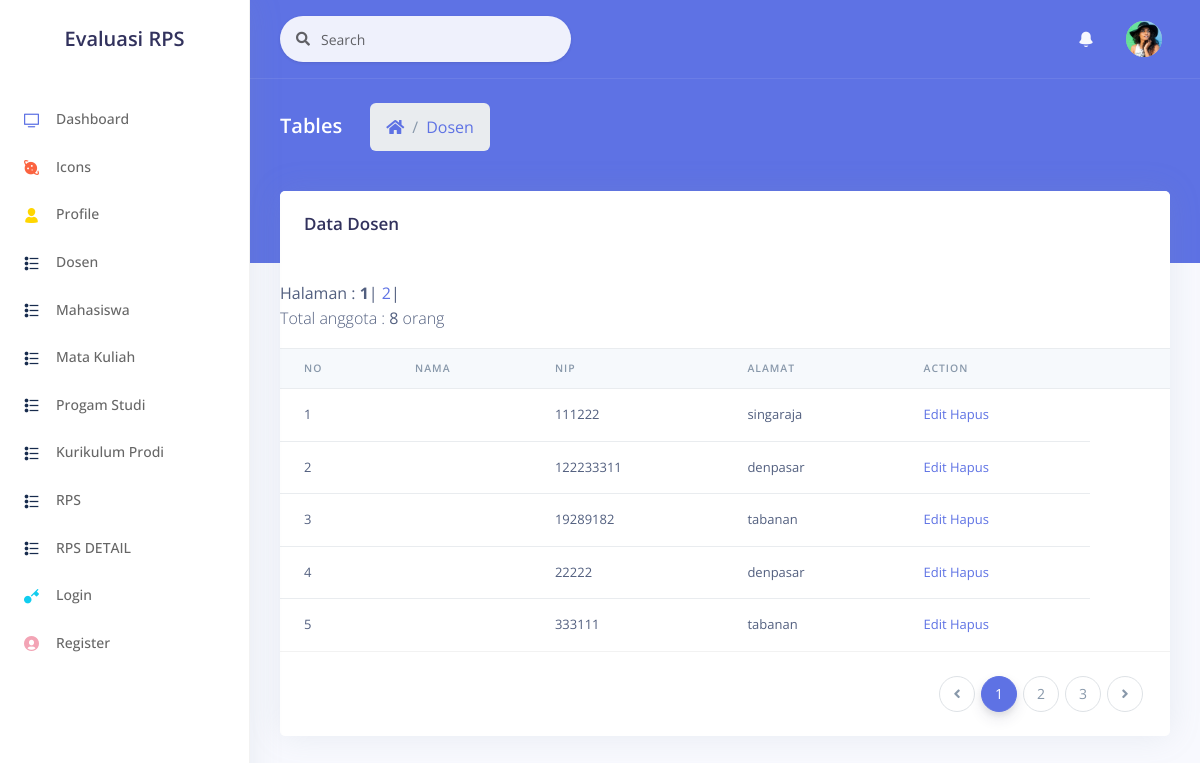
/examples/tables.php, run on the app's committed database.
### tables this page shows
CREATE TABLE `dosen` (
  `nip` varchar(25) NOT NULL,
  `nidn` varchar(25) DEFAULT NULL,
  `namadosen` varchar(50) DEFAULT NULL,
  `alamat` varchar(50) DEFAULT NULL,
  `notelp` varchar(25) DEFAULT NULL,
  `userid` int(11) DEFAULT NULL,
  `kodeprodi` int(11) DEFAULT NULL
);

### examples/tables.php (the view, shortened to what this page needs)
<!DOCTYPE html>
<html>
<head>
  <link rel="stylesheet" href="../assets/vendor/nucleo/css/nucleo.css" type="text/css">
  <link rel="stylesheet" href="../assets/vendor/@fortawesome/fontawesome-free/css/all.min.css" type="text/css">
  <link rel="stylesheet" href="../assets/css/argon.css?v=1.2.0" type="text/css">
</head>
<body>
  <nav class="sidenav navbar navbar-vertical  fixed-left  navbar-expand-xs navbar-light bg-white" id="sidenav-main">
    <div class="scrollbar-inner">
      <div class="sidenav-header  align-items-center">
        <a class="navbar-brand" href="javascript:void(0)">
      <h2>Evaluasi RPS</h2>
        </a>
      </div>
      <div class="navbar-inner">
        <div class="collapse navbar-collapse" id="sidenav-collapse-main">
          <ul class="navbar-nav">
            <li class="nav-item">
              <a class="nav-link" href="dashboard.php">
                <i class="ni ni-tv-2 text-primary"></i>
                <span class="nav-link-text">Dashboard</span>
              </a>
            </li>
            <li class="nav-item">
              <a class="nav-link" href="icons.html">
                <i class="ni ni-planet text-orange"></i>
                <span class="nav-link-text">Icons</span>
              </a>
            </li>
            <li class="nav-item">
              <a class="nav-link" href="profile.html">
                <i class="ni ni-single-02 text-yellow"></i>
                <span class="nav-link-text">Profile</span>
              </a>
            </li>
            <li class="nav-item">
              <a class="nav-link" href="tables.php">
                <i class="ni ni-bullet-list-67 text-default"></i>
                <span class="nav-link-text">Dosen</span>
              </a>
            </li>
            <li class="nav-item">
              <a class="nav-link" href="Mahasiswa.php">
                <i class="ni ni-bullet-list-67 text-default"></i>
                <span class="nav-link-text">Mahasiswa</span>
              </a>
            </li>
            <li class="nav-item">
              <a class="nav-link" href="examples/matakuliah/matakuliah.php">
                <i class="ni ni-bullet-list-67 text-default"></i>
                <span class="nav-link-text">Mata Kuliah</span>
              </a>
            </li>
            <li class="nav-item">
              <a class="nav-link" href="examples/progamstudi/progamstudi.php">
                <i class="ni ni-bullet-list-67 text-default"></i>
                <span class="nav-link-text">Progam Studi</span>
              </a>
            </li>
            <li class="nav-item">
              <a class="nav-link" href="examples/kurikulumprodi/kurikulumprodi.php">
                <i class="ni ni-bullet-list-67 text-default"></i>
                <span class="nav-link-text">Kurikulum Prodi</span>
              </a>
            </li>
            <li class="nav-item">
              <a class="nav-link" href="examples/rps/rps.php">
                <i class="ni ni-bullet-list-67 text-default"></i>
                <span class="nav-link-text">RPS</span>
              </a>
            </li>
            <li class="nav-item">
              <a class="nav-link" href="examples/rpsdetail/rpsdetail.php">
                <i class="ni ni-bullet-list-67 text-default"></i>
                <span class="nav-link-text">RPS DETAIL</span>
              </a>
            </li>
            <li class="nav-item">
              <a class="nav-link" href="login.php">
                <i class="ni ni-key-25 text-info"></i>
                <span class="nav-link-text">Login</span>
              </a>
            </li>
            <li class="nav-item">
              <a class="nav-link" href="register.php">
                <i class="ni ni-circle-08 text-pink"></i>
                <span class="nav-link-text">Register</span>
              </a>
            </li>
          </ul>
        </div>
      </div>
    </div>
  </nav>
  <div class="main-content" id="panel">
    <nav class="navbar navbar-top navbar-expand navbar-dark bg-primary border-bottom">
      <div class="container-fluid">
        <div class="collapse navbar-collapse" id="navbarSupportedContent">
          <form class="navbar-search navbar-search-light form-inline mr-sm-3" id="navbar-search-main">
            <div class="form-group mb-0">
              <div class="input-group input-group-alternative input-group-merge">
                <div class="input-group-prepend">
                  <span class="input-group-text"><i class="fas fa-search"></i></span>
                </div>
                <input class="form-control" placeholder="Search" type="text">
              </div>
            </div>
          </form>
          <ul class="navbar-nav align-items-center  ml-md-auto ">
            <li class="nav-item dropdown">
              <a class="nav-link" href="#" role="button" data-toggle="dropdown" aria-haspopup="true" aria-expanded="false">
                <i class="ni ni-bell-55"></i>
              </a>
            </li>
          <ul class="navbar-nav align-items-center  ml-auto ml-md-0 ">
            <li class="nav-item dropdown">
              <a class="nav-link pr-0" href="#" role="button" data-toggle="dropdown" aria-haspopup="true" aria-expanded="false">
                <div class="media align-items-center">
                  <span class="avatar avatar-sm rounded-circle">
                    <img alt="Image placeholder" src="../assets/img/theme/team-4.jpg">
                  </span>
                </div>
              </a>
            </li>
          </ul>
        </div>
      </div>
    </nav>
    <div class="header bg-primary pb-6">
      <div class="container-fluid">
        <div class="header-body">
          <div class="row align-items-center py-4">
            <div class="col-lg-6 col-7">
              <h6 class="h2 text-white d-inline-block mb-0">Tables</h6>
              <nav aria-label="breadcrumb" class="d-none d-md-inline-block ml-md-4">
                <ol class="breadcrumb breadcrumb-links breadcrumb-dark">
                  <li class="breadcrumb-item"><a href="../index.php"><i class="fas fa-home"></i></a></li>
                  <li class="breadcrumb-item"><a href="#">Dosen</a></li>
                </ol>
              </nav>
            </div>
          </div>
        </div>
      </div>
    </div>
    <div class="container-fluid mt--6">
      <div class="row">
        <div class="col">
          <div class="card">
            <div class="card-header border-0">
              <h3 class="mb-0">Data Dosen</h3>
            </div>
            <div class="table-responsive">
              <table class="table align-items-center table-flush">
                <thead class="thead-light">
                  <tr>
                    <th scope="col" class="sort" data-sort="name">No</th>
                    <th scope="col" class="sort" data-sort="budget">Nama</th>
                    <th scope="col" class="sort" data-sort="status">NIP</th>
                    <th scope="col">Alamat</th>
                    <th scope="col" class="sort" data-sort="completion">Action</th>
                    <th scope="col"></th>
                  </tr>
                </thead>
                <tbody class="list">
                  <?php
                    include 'koneksi.php';
                    $no   = 1;
                    $batas   = 5;
                    $halaman = @$_GET['halaman'];
                    if(empty($halaman)) {
                        $posisi  = 0;
                        $halaman = 1;
                    } else {
                        $posisi  = ($halaman-1) * $batas;
                    }
                    $query2      = mysqli_query($koneksi, "SELECT * FROM dosen");
                    $jmldata    = mysqli_num_rows($query2);
                    $jmlhalaman = ceil($jmldata/$batas);
                    echo "<br> Halaman : ";
                    for($i=1; $i<=$jmlhalaman; $i++)
                        if ($i != $halaman) {
                            echo " <a href=\"listdosen.php?halaman=$i\">$i</a> | ";
                        } else {
                            echo "<b>$i</b> | ";
                        }
                    echo "<p>Total anggota : <b>$jmldata</b> orang</p>";
                    $query = "SELECT * FROM dosen LIMIT $posisi,$batas";
                    $data = mysqli_query($koneksi, $query);
                    while ($d = mysqli_fetch_array($data)) {
                ?>
                 <tr>
                    <td><?php echo $no++; ?></td>
                    <td><?php echo $d['nama']; ?></td>
                    <td><?php echo $d['nip']; ?></td>
                    <td><?php echo $d['alamat']; ?></td>
                    <td>
                        <a href="edit.php?id=<?php echo $d['id']; ?>">Edit</a>
                        <a href="hapus.php?id=<?php echo $d['id']; ?>">Hapus</a>
                    </td>
                </tr>
                <?php
                    }
                ?>
                </tbody>
              </table>
            </div>
            <div class="card-footer py-4">
              <nav aria-label="...">
                <ul class="pagination justify-content-end mb-0">
                  <li class="page-item disabled">
                    <a class="page-link" href="#" tabindex="-1">
                      <i class="fas fa-angle-left"></i>
                    </a>
                  </li>
                  <li class="page-item active">
                    <a class="page-link" href="#">1</a>
                  </li>
                  <li class="page-item">
                    <a class="page-link" href="#">2 <span class="sr-only">(current)</span></a>
                  </li>
                  <li class="page-item"><a class="page-link" href="#">3</a></li>
                  <li class="page-item">
                    <a class="page-link" href="#">
                      <i class="fas fa-angle-right"></i>
                    </a>
                  </li>
                </ul>
              </nav>
            </div>
          </div>
        </div>
      </div>
</body>
</html>

### data on the page
dosen: nip "111222", alamat "singaraja"
dosen: nip "122233311", alamat "denpasar"
dosen: nip "19289182", alamat "tabanan"
dosen: nip "22222", alamat "denpasar"
dosen: nip "333111", alamat "tabanan"

### other printed values
$jmldata "8"
